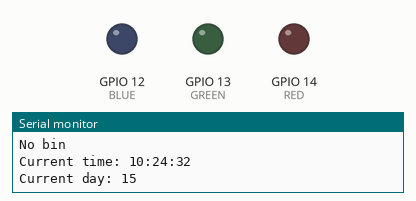
The sketch below on a simulated ESP32. On the bench: output pins drawn as LEDs (lit = HIGH), the last lines printed to the serial monitor. WiFi joins after 1.5 s; servers stay silent unless stated; the local clock reads 2024-03-15 10:24:30 at power-on unless the sketch sets it.

Above: at 2.8 s.
At 4.73 s:
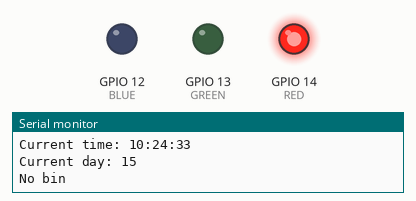
Timing chart, 0 to 5.2 s (numbered marks = the images above):
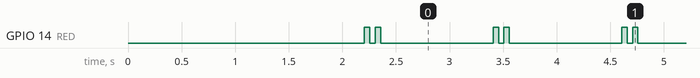

The sketch:

fetcher_public.ino
```cpp
#include <WiFi.h>
#include <HTTPClient.h>
#include "time.h"
#include "sntp.h"
#include <string.h>

const char* wifi_ssid = "Your SSID"; //replace these bits with your actual network name
const char* wifi_password = "Your Password";

const int RED = 14;
const int GREEN = 13;
const int BLUE = 12;

const int freq = 5000;
const int redChannel = 0;
const int greenChannel = 1;
const int blueChannel = 3;
const int resolution = 8;


//Fetch time
const char* ntpServer1 = "pool.ntp.org";
const char* ntpServer2 = "time.nist.gov";
const long gmtOffset_sec = 0;
const int daylightOffset_sec = 3600;
const char* time_zone = "CET-1CEST,M3.5.0,M10.5.0/3";
String todaysBin = "";
int day = 0;
int month = 0;
int year = 0;

//Both prints the current time and updates the variables
void printLocalTime() {
  struct tm timeinfo;
  if (!getLocalTime(&timeinfo)) {
    Serial.println("Failed to obtain time");
    return;
  }
  Serial.print("Current time: ");
  Serial.print(timeinfo.tm_hour);
  Serial.print(":");
  Serial.print(timeinfo.tm_min);
  Serial.print(":");
  Serial.println(timeinfo.tm_sec);
  Serial.print("Current day: ");
  Serial.println(timeinfo.tm_mday);
  day = timeinfo.tm_mday;
  month = timeinfo.tm_mon;
  year = timeinfo.tm_year + 1900;  //years since 1900
}


String fetchedHTML = "";
String fetchedTime = "";
String extractedString = "";

void setup() {
  Serial.begin(115200);

  ledcSetup(redChannel, freq, resolution);
  ledcSetup(greenChannel, freq, resolution);
  ledcSetup(blueChannel, freq, resolution);

  ledcAttachPin(RED, redChannel);
  ledcAttachPin(GREEN, greenChannel);
  ledcAttachPin(BLUE, blueChannel);


  //Sets up Wifi Connection
  WiFi.begin(wifi_ssid, wifi_password);
  while (WiFi.status() != WL_CONNECTED) {
    delay(1000);
    Serial.println("Connecting to WiFi...");
  }
  Serial.println("Connected to WiFi");

  fetchedHTML = fetchDataFromWebsite();
  extractedString = fetchedHTML.substring(1484, 6331);  //shorten string so string manipulation can be done without crashing


  configTime(gmtOffset_sec, daylightOffset_sec, ntpServer1, ntpServer2);

  // Wait for time to synchronize
  while (!time(nullptr)) {
    delay(1000);
    Serial.println("Waiting for time synchronization...");
  }

  printLocalTime();
}

//Looks for a string containing the day, month and year + a bin. If none are returned, return 'No bins'
String getBinForDay(String htmlString, int currentDay, String currentMonth, int currentYear) {
  std::string simpleHtml = htmlString.c_str();
  if (htmlString.indexOf(String(currentDay) + ", " + currentMonth + " " + String(currentYear) + " - Brown Bin") != -1) {
    return "Brown";
  } else if (htmlString.indexOf(String(currentDay) + ", " + currentMonth + " " + String(currentYear) + " - Black Bin") != -1) {
    return "Black";
  } else if (htmlString.indexOf(String(currentDay) + ", " + currentMonth + " " + String(currentYear) + " - Blue Bin") != -1) {
    return "Blue";
  } else {
    return "No bin";
  }
}

//Changes month integer to String format
String changeMonth(int currentMonth) {
  switch (currentMonth) {
    case 1:
      return "January";
    case 2:
      return "February";
    case 3:
      return "March";
    case 4:
      return "April";
    case 5:
      return "May";
    case 6:
      return "June";
    case 7:
      return "July";
    case 8:
      return "August";
    case 9:
      return "September";
    case 10:
      return "October";
    case 11:
      return "November";
    case 12:
      return "December";
  }
}

//Downloads the html code from the website
String fetchDataFromWebsite() {
  HTTPClient http;

  // Fetch URL
  http.begin("REPLACE THIS WITH YOUR BIN CALENDAR (SHEFFIELD)");
  int httpCode = http.GET();

  if (httpCode > 0) {
    if (httpCode == HTTP_CODE_OK) {
      String payload = http.getString();
      return payload;
    }
  } else {
    Serial.printf("[HTTP] GET request failed, error: %s\n", http.errorToString(httpCode).c_str());
    return "Failed to fetch data from website";
  }

  http.end();
}


void loop() {
  todaysBin = getBinForDay(extractedString, day, changeMonth(month + 1), year);
  Serial.println(getBinForDay(extractedString, day, changeMonth(month + 1), year));
//Light up rainbow LED depeding on what bin is meant to be out
  if (todaysBin == "Brown") {
    ledcWrite(redChannel, 255);
    ledcWrite(greenChannel, 22);
    ledcWrite(blueChannel, 0);
  } else if (todaysBin == "Black") {
    ledcWrite(redChannel, 200);
    ledcWrite(greenChannel, 0);
    ledcWrite(blueChannel, 255);
  } else if (todaysBin == "Blue") {
    ledcWrite(redChannel, 0);
    ledcWrite(greenChannel, 0);
    ledcWrite(blueChannel, 255);
  } else if (todaysBin == "Green") {
    ledcWrite(redChannel, 0);
    ledcWrite(greenChannel, 255);
    ledcWrite(blueChannel, 0);
  } else {
    for (int i = 0; i < 2; i += 1) {
      ledcWrite(redChannel, 255);
      ledcWrite(greenChannel, 0);
      ledcWrite(blueChannel, 0);
      delay(50);
      ledcWrite(redChannel, 0);
      ledcWrite(greenChannel, 0);
      ledcWrite(blueChannel, 0);
      delay(50);
    }
  }
  printLocalTime(); //Refresh time
  delay(1000);
}
```

Measured:
- by itself, GPIO 14 (RED): repeats every 1.2 s: LOW 0.05 s, HIGH 0.05 s, LOW 1.1 s, HIGH 0.05 s
